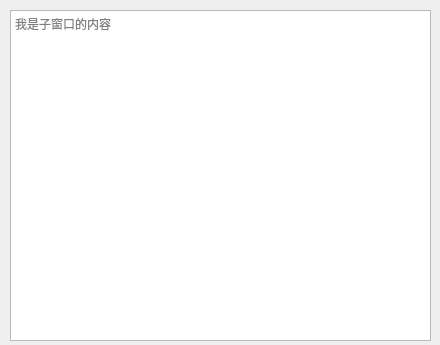
<?xml version="1.0" encoding="UTF-8"?>
<ui version="4.0">
 <class>ChildrenForm2</class>
 <widget class="QDialog" name="ChildrenForm2">
  <property name="geometry">
   <rect>
    <x>0</x>
    <y>0</y>
    <width>440</width>
    <height>345</height>
   </rect>
  </property>
  <property name="windowTitle">
   <string>Dialog</string>
  </property>
  <widget class="QTextEdit" name="textEdit">
   <property name="geometry">
    <rect>
     <x>10</x>
     <y>10</y>
     <width>421</width>
     <height>331</height>
    </rect>
   </property>
   <property name="placeholderText">
    <string>我是子窗口的内容</string>
   </property>
  </widget>
 </widget>
 <resources/>
 <connections/>
</ui>
